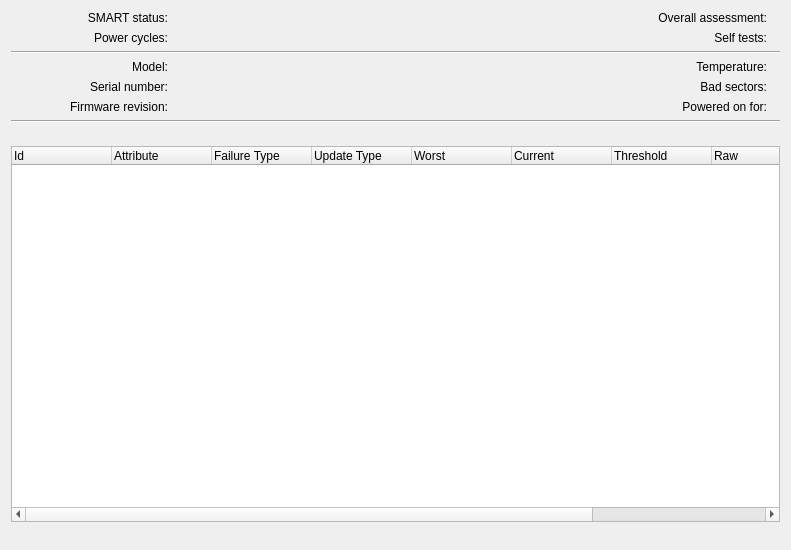
<?xml version="1.0" encoding="UTF-8"?>
<ui version="4.0">
 <class>SmartDialogWidgetBase</class>
 <widget class="QWidget" name="SmartDialogWidgetBase">
  <property name="geometry">
   <rect>
    <x>0</x>
    <y>0</y>
    <width>750</width>
    <height>550</height>
   </rect>
  </property>
  <layout class="QGridLayout" name="gridLayout">
   <item row="0" column="0">
    <widget class="QLabel" name="m_LabelTextSmartStatus">
     <property name="sizePolicy">
      <sizepolicy hsizetype="Preferred" vsizetype="Preferred">
       <horstretch>2</horstretch>
       <verstretch>0</verstretch>
      </sizepolicy>
     </property>
     <property name="text">
      <string>SMART status:</string>
     </property>
     <property name="alignment">
      <set>Qt::AlignRight|Qt::AlignTrailing|Qt::AlignVCenter</set>
     </property>
    </widget>
   </item>
   <item row="0" column="1" colspan="2">
    <layout class="QHBoxLayout" name="horizontalLayout">
     <item>
      <widget class="QLabel" name="m_LabelSmartStatusIcon">
       <property name="maximumSize">
        <size>
         <width>16</width>
         <height>16777215</height>
        </size>
       </property>
       <property name="text">
        <string/>
       </property>
      </widget>
     </item>
     <item>
      <widget class="QLabel" name="m_LabelSmartStatusText">
       <property name="text">
        <string/>
       </property>
      </widget>
     </item>
    </layout>
   </item>
   <item row="3" column="0">
    <widget class="QLabel" name="m_LabelTextSmartModelName">
     <property name="sizePolicy">
      <sizepolicy hsizetype="Preferred" vsizetype="Preferred">
       <horstretch>2</horstretch>
       <verstretch>0</verstretch>
      </sizepolicy>
     </property>
     <property name="text">
      <string>Model:</string>
     </property>
     <property name="alignment">
      <set>Qt::AlignRight|Qt::AlignTrailing|Qt::AlignVCenter</set>
     </property>
    </widget>
   </item>
   <item row="3" column="1" colspan="2">
    <widget class="QLabel" name="m_LabelSmartModelName">
     <property name="sizePolicy">
      <sizepolicy hsizetype="Preferred" vsizetype="Preferred">
       <horstretch>3</horstretch>
       <verstretch>0</verstretch>
      </sizepolicy>
     </property>
     <property name="text">
      <string/>
     </property>
    </widget>
   </item>
   <item row="4" column="0">
    <widget class="QLabel" name="m_LabelTextSmartSerialNumber">
     <property name="sizePolicy">
      <sizepolicy hsizetype="Preferred" vsizetype="Preferred">
       <horstretch>2</horstretch>
       <verstretch>0</verstretch>
      </sizepolicy>
     </property>
     <property name="text">
      <string>Serial number:</string>
     </property>
     <property name="alignment">
      <set>Qt::AlignRight|Qt::AlignTrailing|Qt::AlignVCenter</set>
     </property>
    </widget>
   </item>
   <item row="4" column="1" colspan="2">
    <widget class="QLabel" name="m_LabelSmartSerialNumber">
     <property name="sizePolicy">
      <sizepolicy hsizetype="Preferred" vsizetype="Preferred">
       <horstretch>3</horstretch>
       <verstretch>0</verstretch>
      </sizepolicy>
     </property>
     <property name="text">
      <string/>
     </property>
    </widget>
   </item>
   <item row="5" column="0">
    <widget class="QLabel" name="m_LabelTextSmartFirmware">
     <property name="sizePolicy">
      <sizepolicy hsizetype="Preferred" vsizetype="Preferred">
       <horstretch>2</horstretch>
       <verstretch>0</verstretch>
      </sizepolicy>
     </property>
     <property name="text">
      <string>Firmware revision:</string>
     </property>
     <property name="alignment">
      <set>Qt::AlignRight|Qt::AlignTrailing|Qt::AlignVCenter</set>
     </property>
    </widget>
   </item>
   <item row="5" column="1" colspan="2">
    <widget class="QLabel" name="m_LabelSmartFirmware">
     <property name="sizePolicy">
      <sizepolicy hsizetype="Preferred" vsizetype="Preferred">
       <horstretch>3</horstretch>
       <verstretch>0</verstretch>
      </sizepolicy>
     </property>
     <property name="text">
      <string/>
     </property>
    </widget>
   </item>
   <item row="3" column="3">
    <widget class="QLabel" name="m_LabelTextSmartTemperature">
     <property name="sizePolicy">
      <sizepolicy hsizetype="Preferred" vsizetype="Preferred">
       <horstretch>2</horstretch>
       <verstretch>0</verstretch>
      </sizepolicy>
     </property>
     <property name="text">
      <string>Temperature:</string>
     </property>
     <property name="alignment">
      <set>Qt::AlignRight|Qt::AlignTrailing|Qt::AlignVCenter</set>
     </property>
    </widget>
   </item>
   <item row="3" column="4" colspan="2">
    <widget class="QLabel" name="m_LabelSmartTemperature">
     <property name="sizePolicy">
      <sizepolicy hsizetype="Preferred" vsizetype="Preferred">
       <horstretch>3</horstretch>
       <verstretch>0</verstretch>
      </sizepolicy>
     </property>
     <property name="text">
      <string/>
     </property>
    </widget>
   </item>
   <item row="4" column="3">
    <widget class="QLabel" name="m_LabelTextSmartBadSectors">
     <property name="sizePolicy">
      <sizepolicy hsizetype="Preferred" vsizetype="Preferred">
       <horstretch>2</horstretch>
       <verstretch>0</verstretch>
      </sizepolicy>
     </property>
     <property name="text">
      <string>Bad sectors:</string>
     </property>
     <property name="alignment">
      <set>Qt::AlignRight|Qt::AlignTrailing|Qt::AlignVCenter</set>
     </property>
    </widget>
   </item>
   <item row="4" column="4" colspan="2">
    <widget class="QLabel" name="m_LabelSmartBadSectors">
     <property name="sizePolicy">
      <sizepolicy hsizetype="Preferred" vsizetype="Preferred">
       <horstretch>3</horstretch>
       <verstretch>0</verstretch>
      </sizepolicy>
     </property>
     <property name="text">
      <string/>
     </property>
    </widget>
   </item>
   <item row="5" column="3">
    <widget class="QLabel" name="m_LabelTextSmartPoweredOn">
     <property name="sizePolicy">
      <sizepolicy hsizetype="Preferred" vsizetype="Preferred">
       <horstretch>2</horstretch>
       <verstretch>0</verstretch>
      </sizepolicy>
     </property>
     <property name="text">
      <string>Powered on for:</string>
     </property>
     <property name="alignment">
      <set>Qt::AlignRight|Qt::AlignTrailing|Qt::AlignVCenter</set>
     </property>
    </widget>
   </item>
   <item row="5" column="4" colspan="2">
    <widget class="QLabel" name="m_LabelSmartPoweredOn">
     <property name="sizePolicy">
      <sizepolicy hsizetype="Preferred" vsizetype="Preferred">
       <horstretch>3</horstretch>
       <verstretch>0</verstretch>
      </sizepolicy>
     </property>
     <property name="text">
      <string/>
     </property>
    </widget>
   </item>
   <item row="1" column="0">
    <widget class="QLabel" name="m_LabelTextSmartPowerCycles">
     <property name="sizePolicy">
      <sizepolicy hsizetype="Preferred" vsizetype="Preferred">
       <horstretch>2</horstretch>
       <verstretch>0</verstretch>
      </sizepolicy>
     </property>
     <property name="text">
      <string>Power cycles:</string>
     </property>
     <property name="alignment">
      <set>Qt::AlignRight|Qt::AlignTrailing|Qt::AlignVCenter</set>
     </property>
    </widget>
   </item>
   <item row="1" column="1" colspan="2">
    <widget class="QLabel" name="m_LabelSmartPowerCycles">
     <property name="sizePolicy">
      <sizepolicy hsizetype="Preferred" vsizetype="Preferred">
       <horstretch>3</horstretch>
       <verstretch>0</verstretch>
      </sizepolicy>
     </property>
     <property name="text">
      <string/>
     </property>
    </widget>
   </item>
   <item row="15" column="0" colspan="3">
    <spacer name="verticalSpacer_3">
     <property name="orientation">
      <enum>Qt::Vertical</enum>
     </property>
     <property name="sizeType">
      <enum>QSizePolicy::Fixed</enum>
     </property>
     <property name="sizeHint" stdset="0">
      <size>
       <width>641</width>
       <height>17</height>
      </size>
     </property>
    </spacer>
   </item>
   <item row="16" column="0" colspan="6">
    <widget class="QTreeWidget" name="m_TreeSmartAttributes">
     <property name="alternatingRowColors">
      <bool>true</bool>
     </property>
     <property name="rootIsDecorated">
      <bool>false</bool>
     </property>
     <property name="uniformRowHeights">
      <bool>true</bool>
     </property>
     <property name="allColumnsShowFocus">
      <bool>true</bool>
     </property>
     <column>
      <property name="text">
       <string>Id</string>
      </property>
     </column>
     <column>
      <property name="text">
       <string>Attribute</string>
      </property>
     </column>
     <column>
      <property name="text">
       <string>Failure Type</string>
      </property>
     </column>
     <column>
      <property name="text">
       <string>Update Type</string>
      </property>
     </column>
     <column>
      <property name="text">
       <string>Worst</string>
      </property>
     </column>
     <column>
      <property name="text">
       <string>Current</string>
      </property>
     </column>
     <column>
      <property name="text">
       <string>Threshold</string>
      </property>
     </column>
     <column>
      <property name="text">
       <string>Raw</string>
      </property>
     </column>
     <column>
      <property name="text">
       <string>Assessment</string>
      </property>
     </column>
     <column>
      <property name="text">
       <string>Value</string>
      </property>
     </column>
    </widget>
   </item>
   <item row="17" column="0" colspan="3">
    <spacer name="verticalSpacer_2">
     <property name="orientation">
      <enum>Qt::Vertical</enum>
     </property>
     <property name="sizeType">
      <enum>QSizePolicy::Fixed</enum>
     </property>
     <property name="sizeHint" stdset="0">
      <size>
       <width>638</width>
       <height>17</height>
      </size>
     </property>
    </spacer>
   </item>
   <item row="2" column="0" colspan="6">
    <widget class="Line" name="line">
     <property name="orientation">
      <enum>Qt::Horizontal</enum>
     </property>
    </widget>
   </item>
   <item row="10" column="0" colspan="6">
    <widget class="Line" name="line_2">
     <property name="orientation">
      <enum>Qt::Horizontal</enum>
     </property>
    </widget>
   </item>
   <item row="0" column="3">
    <widget class="QLabel" name="m_LabelTextSmartOverallAssessment">
     <property name="sizePolicy">
      <sizepolicy hsizetype="Preferred" vsizetype="Preferred">
       <horstretch>2</horstretch>
       <verstretch>0</verstretch>
      </sizepolicy>
     </property>
     <property name="text">
      <string>Overall assessment:</string>
     </property>
     <property name="alignment">
      <set>Qt::AlignRight|Qt::AlignTrailing|Qt::AlignVCenter</set>
     </property>
    </widget>
   </item>
   <item row="0" column="4" colspan="2">
    <widget class="QLabel" name="m_LabelSmartOverallAssessment">
     <property name="sizePolicy">
      <sizepolicy hsizetype="Preferred" vsizetype="Preferred">
       <horstretch>3</horstretch>
       <verstretch>0</verstretch>
      </sizepolicy>
     </property>
     <property name="text">
      <string/>
     </property>
    </widget>
   </item>
   <item row="1" column="3">
    <widget class="QLabel" name="m_LabelTextSmartSelfTests">
     <property name="sizePolicy">
      <sizepolicy hsizetype="Preferred" vsizetype="Preferred">
       <horstretch>2</horstretch>
       <verstretch>0</verstretch>
      </sizepolicy>
     </property>
     <property name="text">
      <string>Self tests:</string>
     </property>
     <property name="alignment">
      <set>Qt::AlignRight|Qt::AlignTrailing|Qt::AlignVCenter</set>
     </property>
    </widget>
   </item>
   <item row="1" column="4" colspan="2">
    <widget class="QLabel" name="m_LabelSmartSelfTests">
     <property name="sizePolicy">
      <sizepolicy hsizetype="Preferred" vsizetype="Preferred">
       <horstretch>3</horstretch>
       <verstretch>0</verstretch>
      </sizepolicy>
     </property>
     <property name="text">
      <string/>
     </property>
    </widget>
   </item>
  </layout>
 </widget>
 <resources/>
 <connections/>
</ui>
